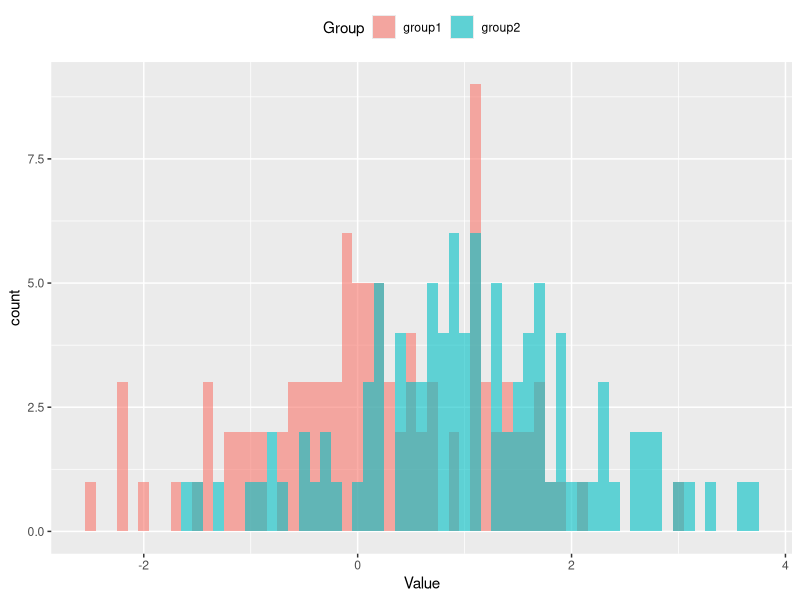
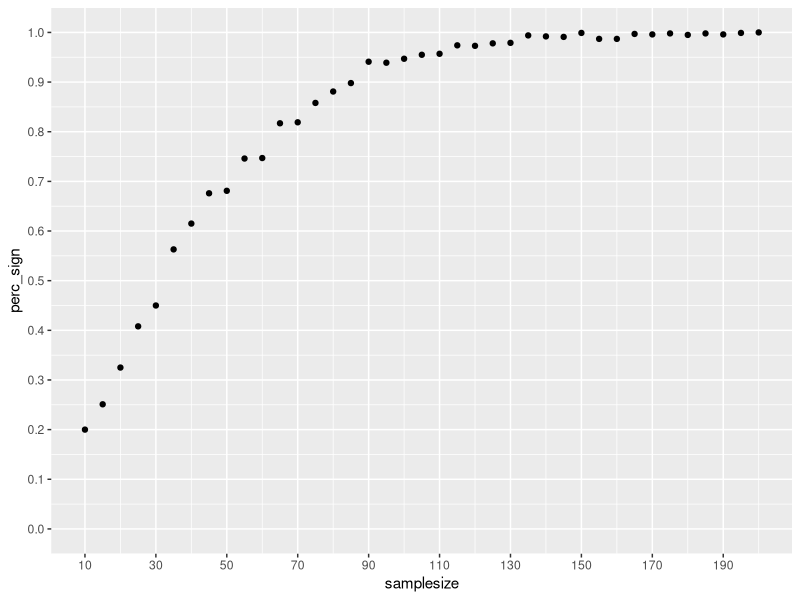
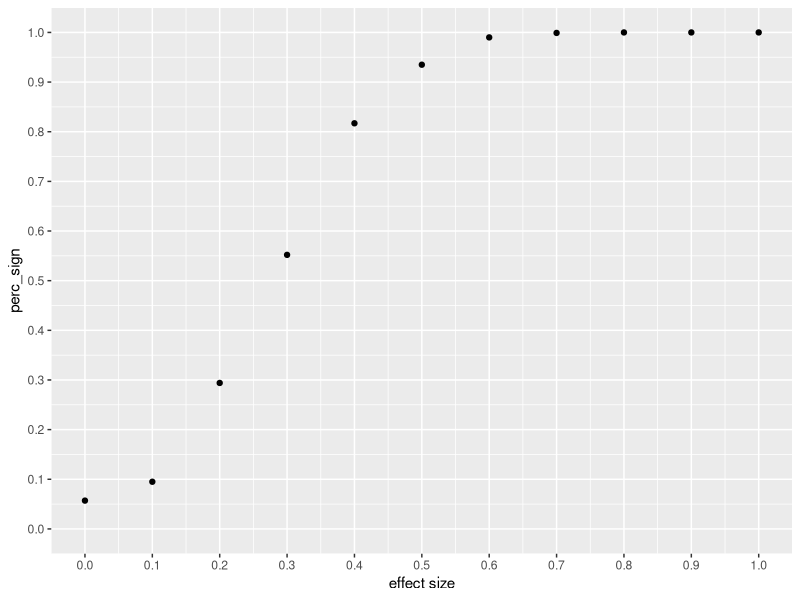

Write the R code that produced these figures, in order. (Note: a time limit stopped this script after it produced the figures.)
## ---- chunk 1
knitr::opts_chunk$set(echo = TRUE)
library(tidyverse)
## ---- chunk 2
#install.packages("pwr")
#library("pwr")
#?pwr.t.test
#r_power <- pwr.t.test(n=1000,
#                      sig.level=0.05,
#                      power = .8,
#                      alternative = "two.sided",
#                      type = "two.sample")
#r_power
#plot(r_power)
## ---- chunk 3
group1 <- rnorm(100, 0, 1)
group2 <- rnorm(100, 1, 1)
## ---- chunk 4
data <- data.frame(group1 = group1,
                   group2 = group2) %>% 
  pivot_longer(cols = group1:group2, names_to = "Group", values_to = "Value")
## ---- chunk 5
data %>% 
  ggplot(aes(x = Value, fill = Group)) +
  geom_histogram(binwidth = .1, position = "identity", alpha = .6) +
  theme(legend.position = "top")
## ---- chunk 6
t.test(group1, group2)
## ---- chunk 7
t_test_simulation <- function(samplesizes, nruns, diff) {
  results <- expand.grid(samplesizes = samplesizes,
                         nrun = 1:nruns)
  
  results$pvalue <- NA
  
  for (i_samplesize in samplesizes) { 
    for (j_run in 1:nruns) {
      group1 <- rnorm(i_samplesize, 0, 1)
      group2 <- rnorm(i_samplesize, diff, 1)
      
      results$pvalue[results$samplesizes == i_samplesize & results$nrun == j_run] <- 
        t.test(group1, group2)$p.value
    }
  }
  
  return(results)
}
## ---- chunk 8
samplesizes <- seq(10, 200, 5) #0-200 in steps of 5
nruns <- 1000

results_samplesize <- t_test_simulation(samplesizes, nruns, diff = .5)

head(results_samplesize)
## ---- chunk 9
results_summary_samplesize <- results_samplesize %>% 
  mutate(sign = pvalue < .05) %>% 
  group_by(samplesizes) %>% 
  summarise(perc_sign = mean(sign), .groups = "drop")

head(results_summary_samplesize)
## ---- chunk 10
results_summary_samplesize %>% 
  ggplot(aes(x = samplesizes, y = perc_sign)) +
  xlab("samplesize") +
  geom_point() +
  scale_y_continuous(breaks = seq(0, 1, .1), limits = c(0, 1)) +
  scale_x_continuous(breaks = seq(10, 200, 20))
## ---- chunk 11
t_test_simulation_diff <- function(samplesizes, nruns, diff) {
  results_diff <- expand.grid(diff = diff,
                         nrun = 1:nruns)
  
  results_diff$pvalue <- NA
  
  for (i_diff in diff) {
    for (j_run in 1:nruns) {
      group1 <- rnorm(samplesizes, 0, 1)
      group2 <- rnorm(samplesizes, i_diff, 1)
      
      results_diff$pvalue[results_diff$diff == i_diff & results_diff$nrun == j_run] <- 
        t.test(group1, group2)$p.value
    }
  }
  
  return(results_diff)
}
## ---- chunk 12
diff <- seq(0, 1, 0.1)
nruns <- 1000

results_diff <- t_test_simulation_diff(samplesizes = 100, nruns, diff)
## ---- chunk 13
results_summary_diff <- results_diff %>% 
  mutate(sign = pvalue < .05) %>% 
  group_by(diff) %>% 
  summarise(perc_sign = mean(sign), .groups = "drop")
## ---- chunk 14
results_summary_diff %>% 
  ggplot(aes(x = diff, y = perc_sign)) +
  xlab("effect size") +
  geom_point() +
  scale_y_continuous(breaks = seq(0, 1, .1), limits = c(0, 1)) +
  scale_x_continuous(breaks = seq(0, 1, 0.1))
## ---- chunk 15
t_test_simulation <- function(samplesizes, nruns, diff) {
  results <- expand.grid(samplesizes = samplesizes,
                         nrun = 1:nruns)
  
  results$pvalue <- NA
  results$effectsize <- NA
  
  for (i_samplesize in samplesizes) { 
    for (j_run in 1:nruns) {
      group1 <- rnorm(i_samplesize, 0, 1)
      group2 <- rnorm(i_samplesize, diff, 1)
      
      results$pvalue[results$samplesizes == i_samplesize & results$nrun == j_run] <- 
        t.test(group1, group2)$p.value
    }
  }
  
  return(results)
}
## ---- chunk 16
samplesizes <- seq(10, 200, 5) 
nruns <- 1000
diff <- c(0.3, 0.5, 0.8)

results_diff1 <- t_test_simulation(samplesizes, nruns, diff = diff[1])
results_diff2 <- t_test_simulation(samplesizes, nruns, diff = diff[2])
results_diff3 <- t_test_simulation(samplesizes, nruns, diff = diff[3])
## ---- chunk 17
results_summary_diff1 <- results_diff1 %>% 
  mutate(sign = pvalue < .05) %>% 
  group_by(samplesizes) %>% 
  summarise(perc_sign = mean(sign), .groups = "drop") %>%
  mutate(effectsize = diff[1])
results_summary_diff2 <- results_diff2 %>% 
  mutate(sign = pvalue < .05) %>% 
  group_by(samplesizes) %>% 
  summarise(perc_sign = mean(sign), .groups = "drop") %>%
  mutate(effectsize = diff[2])
results_summary_diff3 <- results_diff3 %>% 
  mutate(sign = pvalue < .05) %>% 
  group_by(samplesizes) %>% 
  summarise(perc_sign = mean(sign), .groups = "drop")%>%
  mutate(effectsize = diff[3])
## ---- chunk 18
ggplot() +
  geom_point(data=results_summary_diff1, aes(x = samplesizes, y = perc_sign, colour="red", )) +
  geom_point(data=results_summary_diff2, aes(x = samplesizes, y = perc_sign, colour="blue", )) +
  geom_point(data=results_summary_diff3, aes(x = samplesizes, y = perc_sign, colour="black", )) +
  scale_y_continuous(breaks = seq(0, 1, .1), limits = c(0, 1)) +
  scale_x_continuous(breaks = seq(10, 200, 20)) +
  scale_colour_manual(name  ="Effect size",values = c("black", "blue", "red"), breaks=c("black", "blue", "red"), labels=rev(diff)) +
  xlab("samplesize")
